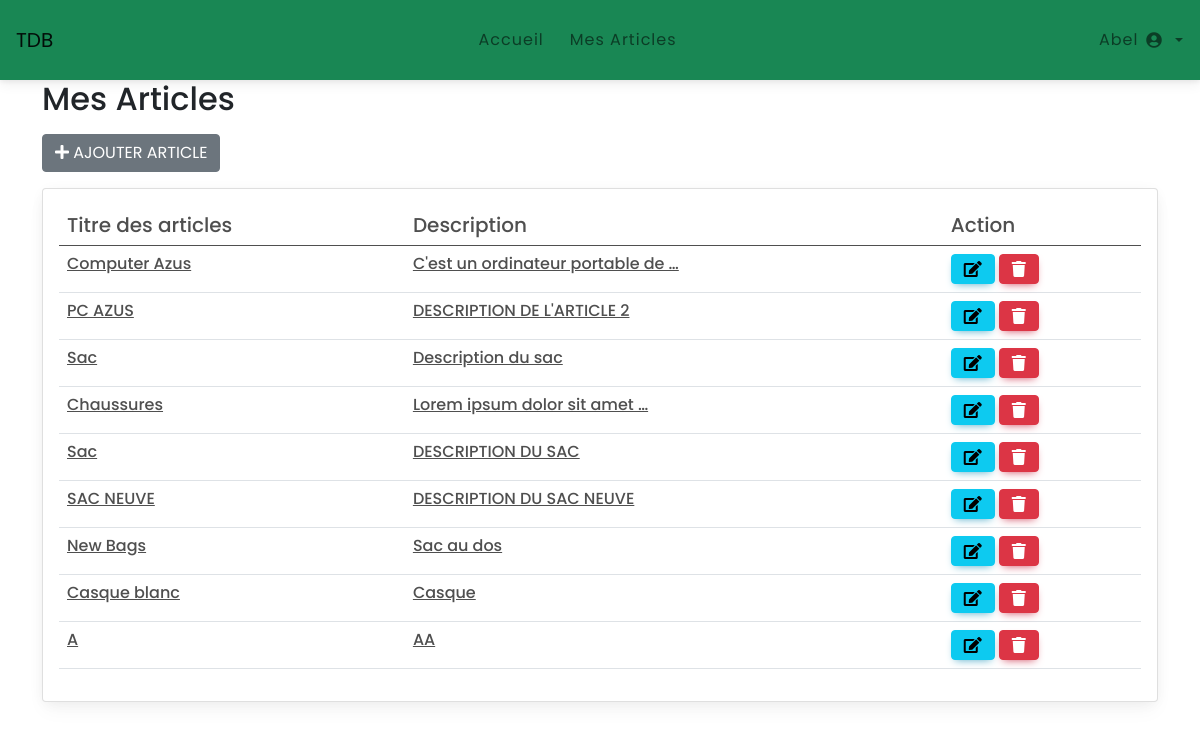
/blog/administration/user_articles/ (signed in), run on the app's committed database.
### blog/models.py (models this page shows, shortened)
class Article(models.Model):
    user=models.ForeignKey(User,on_delete=models.CASCADE,null=True)
    title=models.CharField(max_length=50)
    categorie=models.ForeignKey(Category,on_delete=models.CASCADE)
    description=models.TextField()
    image=models.ImageField(null=True ,blank=True)
    created_at=models.DateTimeField(auto_now_add=True)
    updated_at=models.DateTimeField(auto_now=True)

### app_admin/views.py (the view)
# urls.py: path('user_articles/',views.user_articles , name="mes_articles"),
@login_required
def user_articles(request):
    has_perm = request.user.has_perm("blog.delete_article")
    mes_articles_user = Article.objects.filter(user=request.user)
    return render(request, "app_admin/mes_articles.html", {"mes_articles_user":mes_articles_user, "has_perm":has_perm})

### app_admin/templates/app_admin/mes_articles.html
{% extends 'app_admin/base.html' %}
{% block content %}
<div class="container">
    <div class="row">
        <div class="col-md-12"><h2> Mes Articles</h2></div>
        <div class="col-md-12 p-10">
            <a href="{% url 'app_admin:Add_articles' %}" class="btn btn-secondary float-right mt-2"><i class="fas fa-plus"></i> Ajouter article</a>
        </div>
        <div class="col-md-12">
            {% if mes_articles_user %}
            <div class="card mt-3">
                <div class="card-body">
                    <table class="table table-hover">
                        <thead>
                            <tr>
                                <th class="h5">Titre des articles</th>
                                <th class="h5">Description</th>
                                <th class="h5">Action</th>
                            </tr>
                        </thead>
                        <tbody>
                            {% for article in mes_articles_user %}
                            <tr>
                                <td><a href="" class="h6">{{ article.title }}</a></td>
                                <td><a href="" class="h6"> {{ article.description | truncatewords:5 }}</a></td>
                                <td>
                                    <a href="{% url 'app_admin:update_article' article.id %}" class="btn btn-info"><i class="fas fa-edit"></i></a>
                                    {% if has_perm %}
                                    <a href="{% url 'app_admin:delete_article' article.id %}" class="btn btn-danger"><i class="fas fa-trash"></i></a>
                                    {% endif %}
                                </td>
                            </tr>
                            {% endfor %}
                        </tbody>
                    </table>
                </div>
            </div>
            {% else %}
            <p>Vous n'avez aucun articles</p>
            {% endif %}
        </div>
    </div>
</div>
{% endblock %}

### app_admin/templates/app_admin/nav_bar.html (shortened to what this page needs)
<nav class="navbar navbar-expand-lg navbar-light bg-success">
    <a class="navbar-brand" href="#">TDB</a>
    <div class="collapse navbar-collapse" id="navbarNav">
        <ul class="navbar-nav me-auto">
            <li class="nav-item">
                <a class="nav-link" href="{% url 'blog_site:afficher' %}">Accueil</a>
            </li>
            <li class="nav-item">
                <a class="nav-link" href="{% url 'app_admin:mes_articles' %}">Mes Articles</a>
            </li>
        </ul>
        <ul class="navbar-nav">
            <li class="nav-item dropdown">
                {% if user.is_authenticated %}
                <a class="nav-link dropdown-toggle d-flex align-items-center" href="#" id="navbarDropdown" role="button" data-bs-toggle="dropdown" aria-expanded="false">
                    {{ user.username }} <i class="fas fa-user-circle me-2"></i>
                </a>
                {% else %}
                <a class="nav-link dropdown-toggle d-flex align-items-center" href="#" id="navbarDropdown" role="button" data-bs-toggle="dropdown" aria-expanded="false">
                    <i class="fas fa-user-circle me-2"></i>
                </a>
                {% endif %}
            </li>
        </ul>
    </div>
</nav>

### blog/static/css/style.css (style rules this page uses)
* { margin: 0; padding: 0; box-sizing: border-box; font-family: 'Poppins', sans-serif; }
nav { display: flex; height: 80px; width: 100%; background: #1b1b1b; align-items: center; justify-content: space-between; padding: 0 50px 0 100px; flex-wrap: wrap; }
nav ul { display: flex; flex-wrap: wrap; list-style: none; }
nav ul li { margin: 0 5px; }
nav ul li a { color: #f2f2f2; text-decoration: none; font-size: 18px; font-weight: 500; padding: 8px 15px; border-radius: 5px; letter-spacing: 1px; transition: all 0.3s ease; }

### data on the page
Article: title "Computer Azus", description "C'est un ordinateur portable de …"
Article: title "PC AZUS", description "DESCRIPTION DE L'ARTICLE 2"
Article: title "Sac", description "Description du sac"
Article: title "Chaussures", description "Lorem ipsum dolor sit amet …"
Article: title "Sac", description "DESCRIPTION DU SAC"
Article: title "SAC NEUVE", description "DESCRIPTION DU SAC NEUVE"
Article: title "New Bags", description "Sac au dos"
Article: title "Casque blanc", description "Casque"
Article: title "A", description "AA"

### other printed values
{{ user.username }} "Abel"
